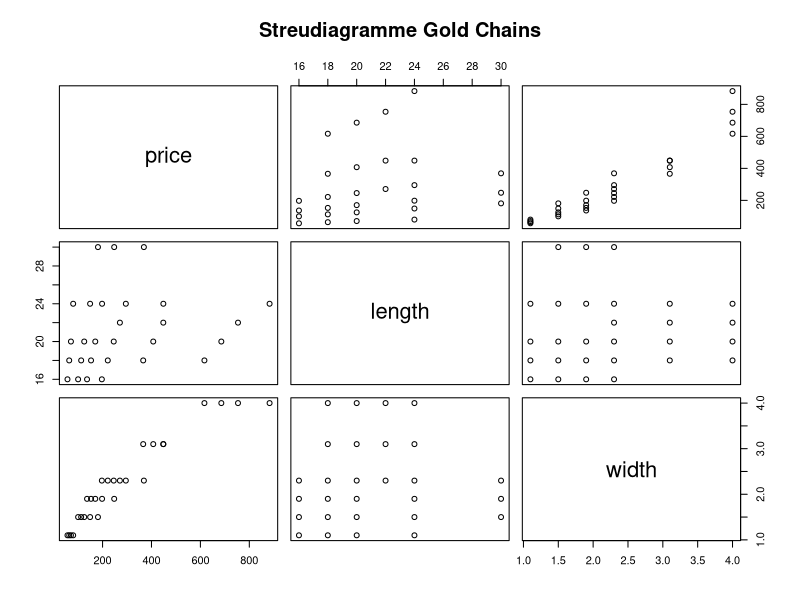
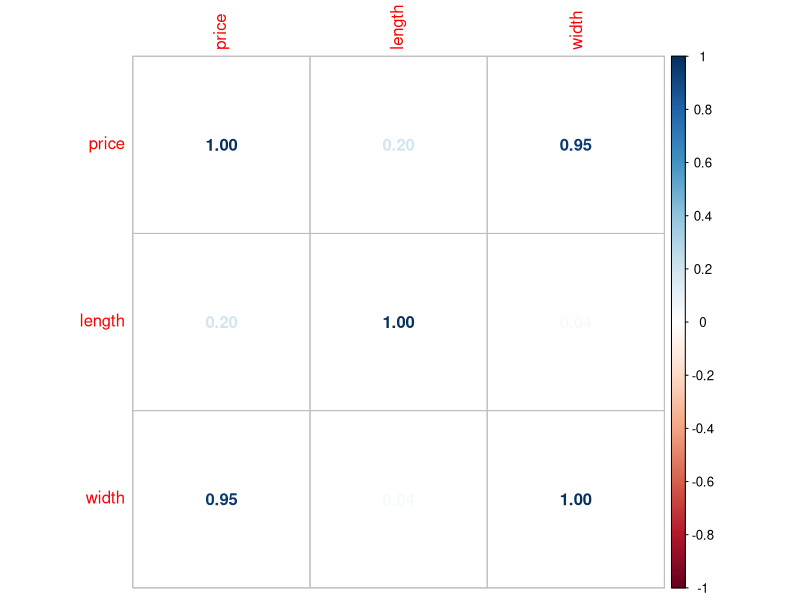
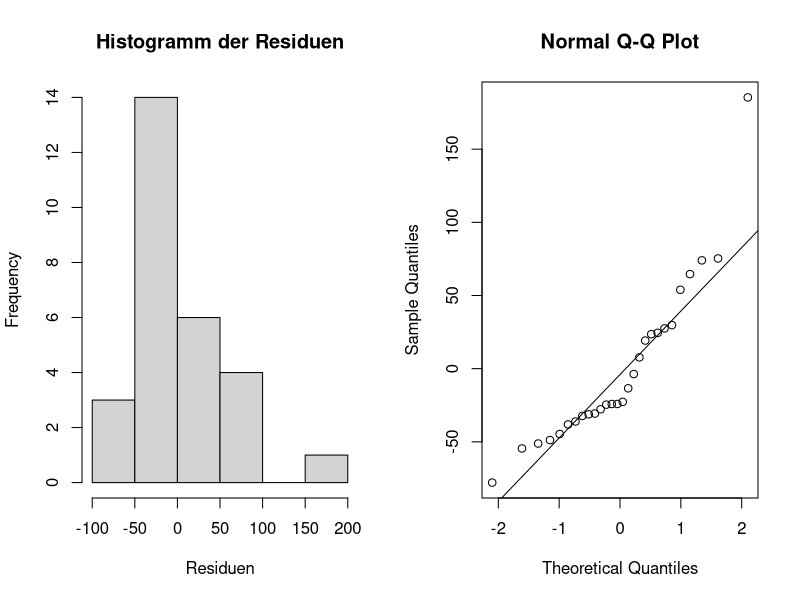
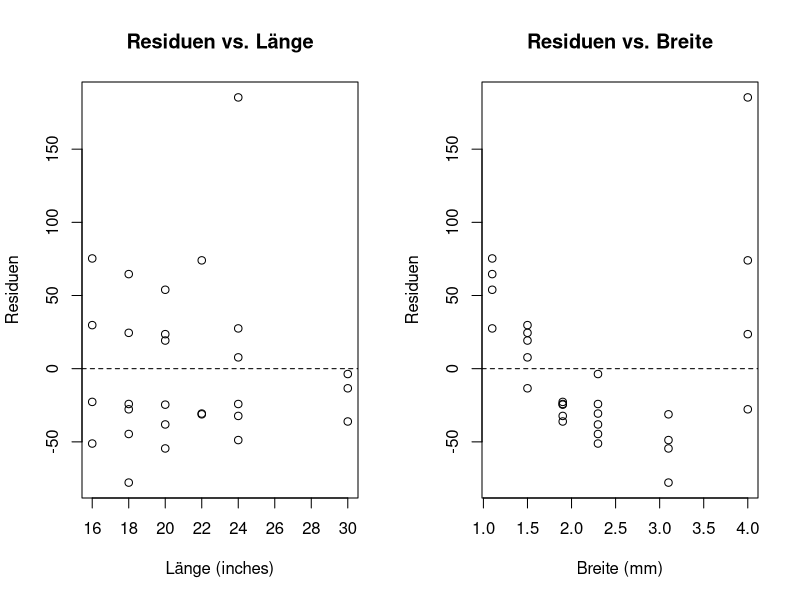
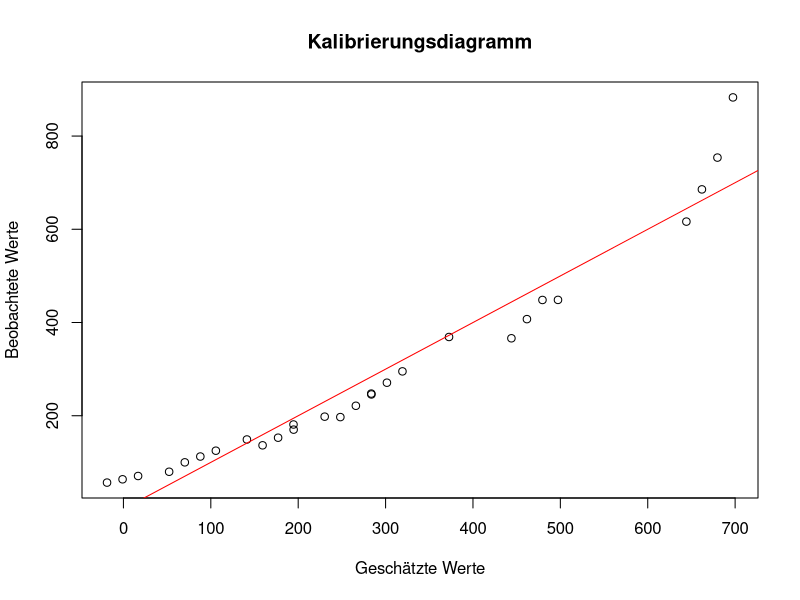
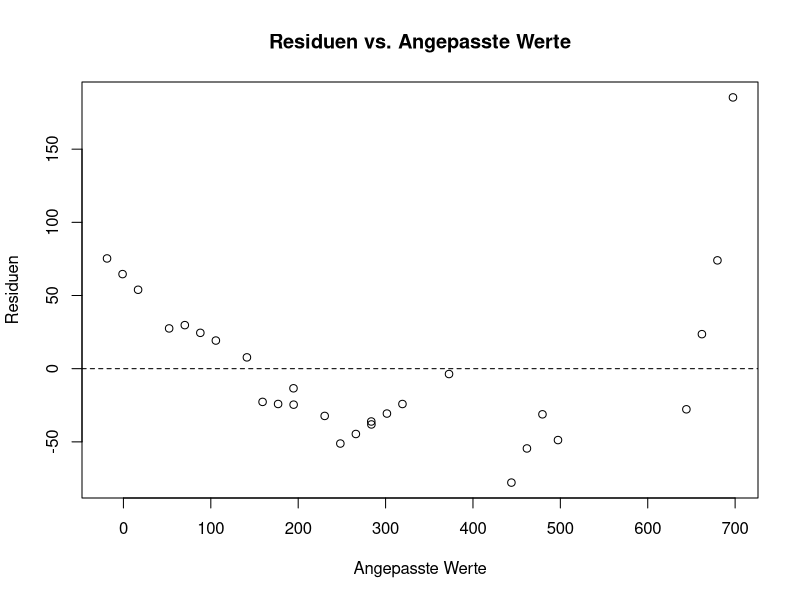

These charts were generated, in order, by the following R code: (Note: this script raises an error after producing the figures.)
## ---- chunk 1
knitr::opts_chunk$set(echo = TRUE, warning = FALSE, message = FALSE)
library(readxl)
library(ggplot2)
library(dplyr)
library(corrplot)
library(car)
library(scatterplot3d)
## ---- chunk 2
gold <- read_excel("../data/WDDA_06.xlsx", sheet = "Gold Chains")
names(gold) <- c("price", "length", "width")
head(gold)
## ---- chunk 3
pairs(gold, main = "Streudiagramme Gold Chains")
## ---- chunk 4
cor_matrix <- cor(gold)
print(cor_matrix)
corrplot(cor_matrix, method = "number")
## ---- chunk 5
mod_width_simple <- lm(price ~ width, data = gold)
summary(mod_width_simple)
## ---- chunk 6
mod_gold <- lm(price ~ length + width, data = gold)
summary(mod_gold)
## ---- chunk 7
r2_gold <- summary(mod_gold)$r.squared
rse_gold <- summary(mod_gold)$sigma
cat("R² =", round(r2_gold, 4), "\n")
cat("RSE =", round(rse_gold, 2), "$\n")
## ---- chunk 8
resid_gold <- resid(mod_gold)
par(mfrow = c(1,2))
hist(resid_gold, main = "Histogramm der Residuen", xlab = "Residuen")
qqnorm(resid_gold)
qqline(resid_gold)
par(mfrow = c(1,1))

mean_resid_gold <- mean(resid_gold)
sd_resid_gold <- sd(resid_gold)
cat("Residuen-Mittelwert:", round(mean_resid_gold, 2), "\n")
cat("Residuen-SD:", round(sd_resid_gold, 2), "$\n")
## ---- chunk 9
par(mfrow = c(1,2))
plot(gold$length, resid_gold, main = "Residuen vs. Länge", 
     xlab = "Länge (inches)", ylab = "Residuen")
abline(h = 0, lty = 2)
plot(gold$width, resid_gold, main = "Residuen vs. Breite", 
     xlab = "Breite (mm)", ylab = "Residuen")
abline(h = 0, lty = 2)
par(mfrow = c(1,1))
## ---- chunk 10
gold$volume <- gold$length * gold$width
mod_gold_vol <- lm(price ~ length + width + volume, data = gold)
summary(mod_gold_vol)
## ---- chunk 11
# (k) Residuum der 1. Beobachtung
pred_1 <- predict(mod_gold)[1]
resid_1 <- gold$price[1] - pred_1
cat("Residuum 1. Beobachtung:", round(resid_1, 2), "$\n")

# (l) 25. Beobachtung extrem hoch?
pred_25 <- predict(mod_gold)[25]
ci_25 <- predict(mod_gold, interval = "prediction")[25,]
cat("25. Beobachtung - Preis:", gold$price[25], "$\n")
cat("95% Prognose-Intervall: [", round(ci_25["lwr"], 2), ",", round(ci_25["upr"], 2), "] $\n")

# (m) Kalibrierungsdiagramm
plot(fitted(mod_gold), gold$price, 
     main = "Kalibrierungsdiagramm", 
     xlab = "Geschätzte Werte", ylab = "Beobachtete Werte")
abline(0, 1, col = "red")

# (n) Residuen vs. angepasste Werte
plot(fitted(mod_gold), resid_gold,
     main = "Residuen vs. Angepasste Werte",
     xlab = "Angepasste Werte", ylab = "Residuen")
abline(h = 0, lty = 2)
## ---- chunk 12
cat("MRM: Salary = b0 + b1*Age + b2*TestScore\n")
cat("Angepasstes MRM: Salary = b0 + 5*Age + 2*TestScore\n")
## ---- chunk 13
direct_effect <- 2  # $000/point
indirect_effect <- 5 * 2  # 5 points/year * 2 $000/point
cat("Direkter Effekt:", direct_effect, "$000/point\n")
cat("Indirekter Effekt:", indirect_effect, "$000/year\n")
## ---- chunk 14
cat("Nutzen: 5 Punkte × 2000$/Punkt = 10.000 USD\n")
cat("Kosten: 25.000 USD\n")
cat("Partielle Steigung ist relevant (2000$/Punkt)\n")
## ---- chunk 15
download <- read_excel("../data/WDDA_06.xlsx", sheet = "Download")
names(download) <- c("time_sec", "size_mb", "hours_after_8")

cor_download <- cor(download)
print(cor_download)
## ---- chunk 16
pairs(download, main = "Streudiagramme Download")
## ---- chunk 17
# Marginale Steigung
mod_size_simple <- lm(time_sec ~ size_mb, data = download)
marginal_slope <- coef(mod_size_simple)["size_mb"]

# Multiple Regression
mod_download <- lm(time_sec ~ size_mb + hours_after_8, data = download)
partial_slope <- coef(mod_download)["size_mb"]

cat("Marginale Steigung:", round(marginal_slope, 3), "s/MB\n")
cat("Partielle Steigung:", round(partial_slope, 3), "s/MB\n")
## ---- chunk 18
# Modell-Zusammenfassung
summary(mod_download)

# Residuen-Analyse
resid_download <- resid(mod_download)
par(mfrow = c(1,2))
hist(resid_download, main = "Histogramm der Residuen")
plot(fitted(mod_download), resid_download, main = "Residuen vs. Fitted")
abline(h = 0, lty = 2)
par(mfrow = c(1,1))
## ---- chunk 19
# SRM vs MRM Vergleich
mod_download_srm <- lm(time_sec ~ size_mb, data = download)
r2_srm <- summary(mod_download_srm)$r.squared
r2_adj_srm <- summary(mod_download_srm)$adj.r.squared
r2_mrm <- summary(mod_download)$r.squared
r2_adj_mrm <- summary(mod_download)$adj.r.squared

cat("SRM R²:", round(r2_srm, 4), ", Adj-R²:", round(r2_adj_srm, 4), "\n")
cat("MRM R²:", round(r2_mrm, 4), ", Adj-R²:", round(r2_adj_mrm, 4), "\n")
## ---- chunk 20
bfh <- read_excel("../data/WDDA_06.xlsx", sheet = "BFH")
head(bfh)
## ---- chunk 21
# Daten bereinigen
bfh_clean <- bfh[!is.na(bfh$height) & !is.na(bfh$foot) & !is.na(bfh$gender), ]
bfh_clean$age <- as.numeric(Sys.Date() - as.Date(bfh_clean$dob)) / 365.25

mod_bfh <- lm(height ~ foot + gender + age, data = bfh_clean)
summary(mod_bfh)
## ---- chunk 22
# Linearität beurteilen
plot(fitted(mod_bfh), bfh_clean$height, 
     main = "Kalibrierungsdiagramm", 
     xlab = "Geschätzte Körpergrösse", ylab = "Beobachtete Körpergrösse")
abline(0, 1, col = "red")

# Konstante Streuung
resid_bfh <- resid(mod_bfh)
plot(fitted(mod_bfh), resid_bfh,
     main = "Residuen vs. Fitted Values",
     xlab = "Angepasste Werte", ylab = "Residuen")
abline(h = 0, lty = 2)

# Normalität
hist(resid_bfh, main = "Histogramm der Residuen", xlab = "Residuen")
## ---- chunk 23
# Modell-Bewertung
r2_bfh <- summary(mod_bfh)$r.squared
cat("R² =", round(r2_bfh, 4), "\n")

# Schrittweise Regression für optimale Variablenkombination
mod_step <- step(mod_bfh, direction = "both", trace = FALSE)
summary(mod_step)
